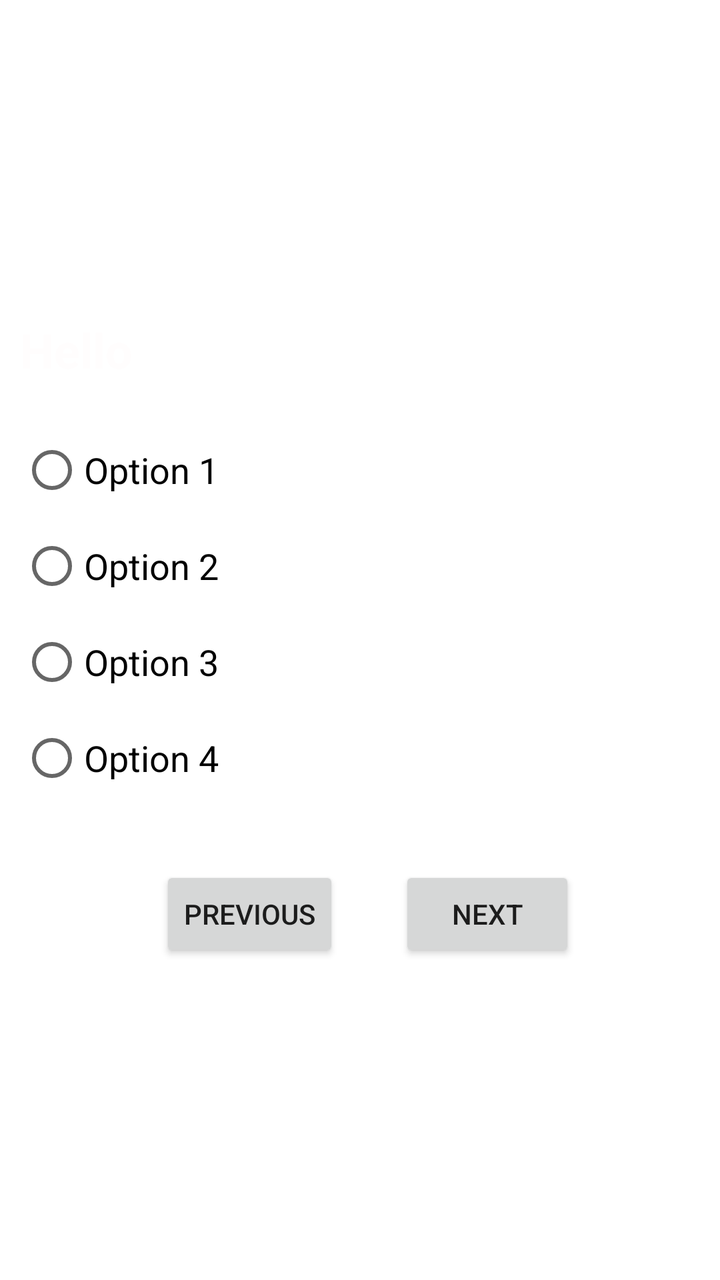
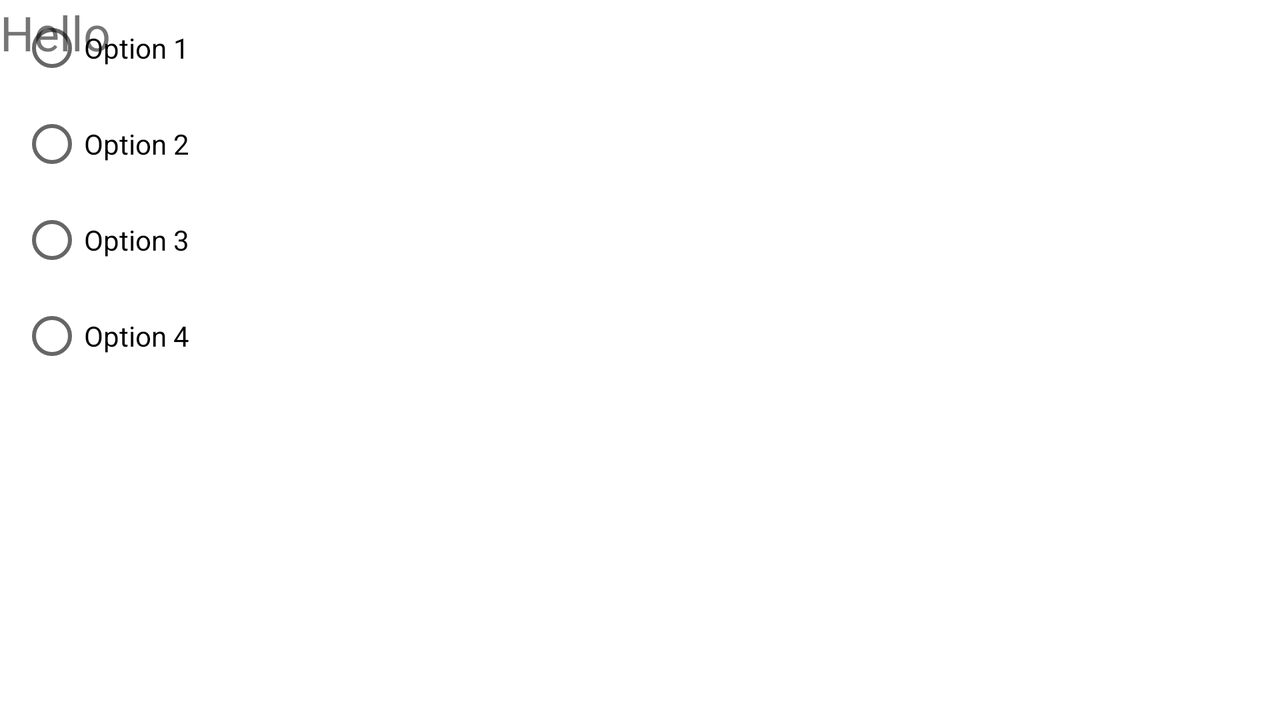

Two renders of one Android screen. The first uses the default layout on a phone; the second uses the alternative layout the repository ships for a different screen configuration, on a matching device. The two XML files are below.
<!-- AndroidManifest.xml: application theme Theme.Quiz_json -->
<!-- res/layout/mcq_quiz.xml -->
<?xml version="1.0" encoding="utf-8"?>
<LinearLayout xmlns:android="http://schemas.android.com/apk/res/android"
    android:layout_width="match_parent"
    android:layout_height="match_parent"
    android:padding="10dp"
    android:orientation="vertical"
    android:gravity="center|left">

    <TextView

        android:id="@+id/question"
        android:layout_width="wrap_content"
        android:textStyle="bold"
        android:textColor="@color/black"
        android:layout_height="wrap_content"
        android:textSize="24sp"
        android:text="Hello"/>

    <LinearLayout
        android:layout_width="wrap_content"
        android:layout_marginTop="20dp"
        android:orientation="vertical"
        android:layout_height="wrap_content">
        <RadioGroup
            android:layout_width="match_parent"
            android:layout_height="match_parent">

            <RadioButton
                android:id="@+id/option1"
                android:textSize="18sp"
                android:layout_width="wrap_content"
                android:layout_height="wrap_content"
                android:layout_weight="1"
                android:text="Option 1 " />

            <RadioButton
                android:id="@+id/option2"
                android:textSize="18sp"
                android:layout_width="wrap_content"
                android:layout_height="wrap_content"
                android:layout_weight="1"
                android:text="Option 2" />

            <RadioButton
                android:id="@+id/option3"
                android:layout_width="wrap_content"
                android:textSize="18sp"
                android:layout_height="wrap_content"
                android:layout_weight="1"
                android:text="Option 3 " />

            <RadioButton
                android:id="@+id/option4"
                android:textSize="18sp"
                android:layout_width="wrap_content"
                android:layout_height="wrap_content"
                android:layout_weight="1"
                android:text="Option 4" />

        </RadioGroup>

    </LinearLayout>

    <LinearLayout
        android:layout_marginTop="30dp"
        android:layout_marginLeft="70dp"
        android:layout_width="wrap_content"
        android:layout_height="wrap_content">

        <Button
            android:id="@+id/previous"
            android:layout_width="wrap_content"
            android:layout_height="wrap_content"
            android:text="Previous" />

        <Button
            android:id="@+id/next"
            android:layout_marginLeft="30dp"
            android:layout_width="wrap_content"
            android:layout_height="wrap_content"
            android:text="Next" />

    </LinearLayout>



</LinearLayout>
<!-- resources referenced by this layout -->
<resources>
  <color name="black">#FFFDFD</color>
  <style name="Theme.Quiz_json" parent="Theme.MaterialComponents.DayNight.DarkActionBar">
          
          <item name="colorPrimary">@color/purple_500</item>
          <item name="colorPrimaryVariant">@color/purple_700</item>
          <item name="colorOnPrimary">@color/white</item>
          
          <item name="colorSecondary">@color/teal_200</item>
          <item name="colorSecondaryVariant">@color/teal_700</item>
          <item name="colorOnSecondary">@color/black</item>
          
          <item name="android:statusBarColor">?attr/colorPrimaryVariant</item>
          
      </style>
  <color name="purple_500">#FF6200EE</color>
  <color name="purple_700">#FF3700B3</color>
  <color name="white">#323532</color>
  <color name="teal_200">#FF03DAC5</color>
  <color name="teal_700">#FF018786</color>
</resources>
<!-- res/layout-land/mcq_quiz.xml (the author's variant of the layout above) -->
<!-- drawn on the phone turned sideways -->
<?xml version="1.0" encoding="utf-8"?>
<FrameLayout xmlns:android="http://schemas.android.com/apk/res/android"
    android:layout_width="match_parent"
    android:layout_height="match_parent"
    android:orientation="horizontal"
    android:gravity="center">

    <TextView

        android:id="@+id/question"
        android:layout_width="wrap_content"
        android:layout_height="wrap_content"
        android:textSize="24sp"
        android:text="Hello"/>

    <LinearLayout
        android:layout_width="wrap_content"
        android:layout_marginLeft="10dp"
        android:orientation="vertical"
        android:layout_height="wrap_content">
        <RadioGroup
            android:layout_width="match_parent"
            android:layout_height="match_parent" >

            <RadioButton
                android:id="@+id/option1"
                android:layout_width="wrap_content"
                android:layout_height="wrap_content"
                android:layout_weight="1"
                android:text="Option 1 " />

            <RadioButton
                android:id="@+id/option2"
                android:layout_width="wrap_content"
                android:layout_height="wrap_content"
                android:layout_weight="1"
                android:text="Option 2" />

            <RadioButton
                android:id="@+id/option3"
                android:layout_width="wrap_content"
                android:layout_height="wrap_content"
                android:layout_weight="1"
                android:text="Option 3 " />

            <RadioButton
                android:id="@+id/option4"
                android:layout_width="wrap_content"
                android:layout_height="wrap_content"
                android:layout_weight="1"
                android:text="Option 4" />

        </RadioGroup>

    </LinearLayout>


</FrameLayout>
<!-- resources referenced by the variant -->
<!-- as the phone turned sideways resolves them -->
<resources>
  <style name="Theme.Quiz_json" parent="Theme.MaterialComponents.DayNight.DarkActionBar">
          
          <item name="colorPrimary">@color/purple_500</item>
          <item name="colorPrimaryVariant">@color/purple_700</item>
          <item name="colorOnPrimary">@color/white</item>
          
          <item name="colorSecondary">@color/teal_200</item>
          <item name="colorSecondaryVariant">@color/teal_700</item>
          <item name="colorOnSecondary">@color/black</item>
          
          <item name="android:statusBarColor">?attr/colorPrimaryVariant</item>
          
      </style>
  <color name="purple_500">#FF6200EE</color>
  <color name="purple_700">#FF3700B3</color>
  <color name="white">#323532</color>
  <color name="teal_200">#FF03DAC5</color>
  <color name="teal_700">#FF018786</color>
  <color name="black">#FFFDFD</color>
</resources>
